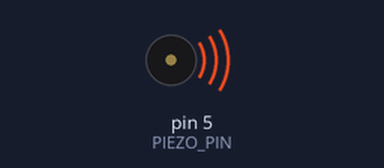
Recording of a sketch running on a simulated Arduino Uno, built with avr-gcc and run on an emulated ATmega328P. Shown: buzzer (waves = sounding).

Above: at 0.1 s.
Timing chart, 0 to 1.6 s (numbered marks = the images above):
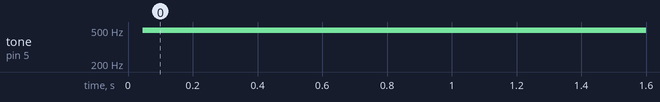

Measured:
- by itself, tone on pin 5 (PIEZO_PIN): silent → 495 Hz at 0.05 s

The sketch:

Testar_alarme_Piezzo2.ino
```cpp
#define PIEZO_PIN 5
int i;
void setup() {
  // put your setup code here, to run once:
pinMode(PIEZO_PIN,OUTPUT);
}

void loop() {
  // put your main code here, to run repeatedly:
for (i=0;i<255;i++){
  digitalWrite(PIEZO_PIN, LOW);
  delay(1);
  digitalWrite(PIEZO_PIN, HIGH);
  delay(1);
}
}
```
